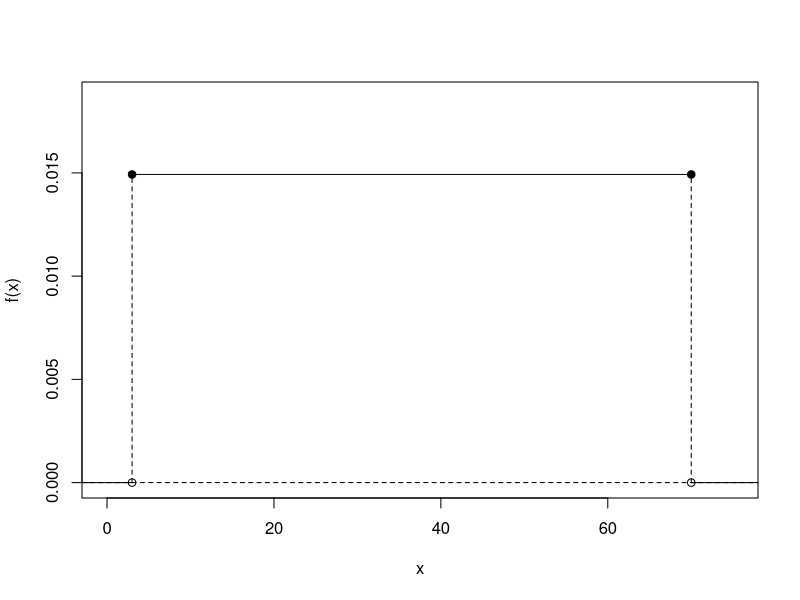

Here is the R script that generated this plot:
# 16.3 You visit a national park and are informed that the height
#      of a certain species of tree in the forest is uniformly
#      distributed between 3 and 70 feet.

# 16.3a What is the probability you encounter a tree shorter than 5.5 feet?

punif(5.5,min=3,max=70)

# 16.3b For this probability density function, what is the height that marks
#       the cutoff point of the tallest 15 percent of trees?

qunif(0.85,min=3,max=70)

# 16.3c Evaluate the mean and standard deviation of the tree height dist.

mean_height <- (70+3)/2
std_dev_height <- sqrt(((70-3)^2)/12)

# 16.3d Using (c), confirm that the chance that you encounter a tree with a
#       height that is within half a standard deviation of the mean is roughly
#       28.9%.

punif(mean_height + 0.5*std_dev_height, min=3, max=70) - punif(mean_height - 0.5*std_dev_height, min=3, max=70)

# 16.3e At what height is the density function itself? Show it in a plot.

mi <- 3
ma <- 70
unif1 <- 1/(ma-mi)
plot(c(mi,ma), rep(unif1,2), type="o", pch=19, xlim=c(0,75),ylim=c(0,1.25*unif1),ylab="f(x)",xlab="x")
abline(h=0,lty=2)
segments(c(mi-10,ma+10,mi,ma), rep(0,4), rep(c(mi,ma),2), rep(c(0,unif1),each=2), lty=rep(1:2,each=2))
points(c(mi,ma),c(0,0))

# 16.4 Simulate 10 observed tree heights. Based on these data, use quantile to
#      estimate the answer you arrived at in (b). Repeat your simulation, this
#      time generating 1,000 variates, and estimate (b) again. What do you notice?

low_rep <- runif(n=10, min=3, max=70)
high_rep <- runif(n=1000, min=3,max=70)

quantile(low_rep,0.85)
quantile(high_rep,0.85)
